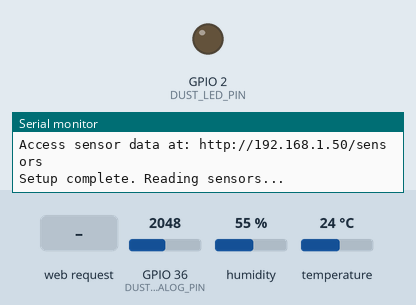
A sketch run on a simulated ESP32. Parts: output pins drawn as LEDs (lit = HIGH), the last lines printed to the serial monitor. The inputs (shaded band) are chosen by the test bench; at power-on: GPIO 36 (DUST_ANALOG_PIN) = 2048, humidity 55 %, temperature 24 °C. WiFi joins after 1.5 s; servers stay silent unless stated.

Above: at 2.7 s.
2.8 s: HTTP request GET /sensors received
At 5.7 s:
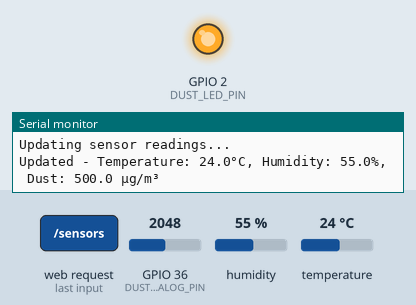
Timing chart, 0 to 7.2 s (numbered marks = the images above; inputs shaded):
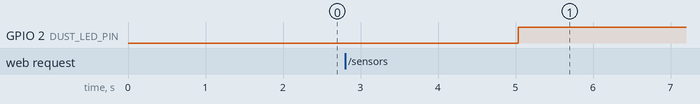

The sketch:

esp32_sensor_client.ino
```cpp
/*
 * ESP32 Sensor Server for AVARIS Environmental Monitor
 * Acts as HTTP server exposing sensor data via REST API
 * Backend polls this ESP32 for sensor readings instead of ESP32 pushing data
 *
 * Hardware Requirements:
 * - ESP32 Development Board
 * - DHT22 (Temperature & Humidity sensor)
 * - GP2Y1010AU0F (Dust sensor) or similar
 * - 220uF capacitor and 150 ohm resistor for dust sensor
 *
 * Pin Connections:
 * - DHT22: Data pin to GPIO 4
 * - Dust Sensor: LED pin to GPIO 2, Analog out to GPIO 36
 *
 * Endpoints:
 * - GET /sensors -> Returns latest sensor readings in JSON format
 */

#include <WiFi.h>
#include <WebServer.h>
#include <ArduinoJson.h>
#include <DHT.h>

// WiFi Configuration
const char* ssid = "YOUR_WIFI_SSID";
const char* password = "YOUR_WIFI_PASSWORD";

// Web Server Configuration
WebServer server(80);  // HTTP server on port 80

// Sensor Configuration
#define DHT_PIN 4
#define DHT_TYPE DHT22
#define DUST_LED_PIN 2
#define DUST_ANALOG_PIN 36

// Timing Configuration
const unsigned long SENSOR_UPDATE_INTERVAL = 5000;  // Update sensor readings every 5 seconds
const unsigned long WIFI_TIMEOUT = 10000;           // 10 seconds WiFi connection timeout

// Initialize sensors
DHT dht(DHT_PIN, DHT_TYPE);

// Global variables for latest sensor readings
struct SensorData {
  float temperature;
  float humidity;
  float dust;
  unsigned long lastUpdate;
  bool valid;
} latestSensorData = {0, 0, 0, 0, false};

void setup() {
  Serial.begin(115200);
  Serial.println("AVARIS ESP32 Sensor Server Starting...");

  // Initialize sensor pins
  pinMode(DUST_LED_PIN, OUTPUT);
  digitalWrite(DUST_LED_PIN, LOW);
  pinMode(LED_BUILTIN, OUTPUT);

  // Initialize DHT sensor
  dht.begin();

  // Connect to WiFi
  connectToWiFi();

  // Setup web server routes
  setupWebServer();

  // Start the server
  server.begin();
  Serial.println("HTTP server started");
  Serial.printf("Access sensor data at: http://%s/sensors\n", WiFi.localIP().toString().c_str());

  Serial.println("Setup complete. Reading sensors...");
}

void loop() {
  // Handle web server requests
  server.handleClient();

  // Check WiFi connection
  if (WiFi.status() != WL_CONNECTED) {
    Serial.println("WiFi disconnected. Attempting to reconnect...");
    connectToWiFi();
  }

  // Update sensor readings at specified interval
  if (millis() - latestSensorData.lastUpdate >= SENSOR_UPDATE_INTERVAL) {
    updateSensorReadings();
  }

  delay(100);  // Small delay to prevent excessive CPU usage
}

void connectToWiFi() {
  Serial.print("Connecting to WiFi: ");
  Serial.println(ssid);

  WiFi.begin(ssid, password);

  unsigned long startTime = millis();
  while (WiFi.status() != WL_CONNECTED && millis() - startTime < WIFI_TIMEOUT) {
    delay(500);
    Serial.print(".");
  }

  if (WiFi.status() == WL_CONNECTED) {
    Serial.println();
    Serial.println("WiFi connected successfully!");
    Serial.print("IP address: ");
    Serial.println(WiFi.localIP());
  } else {
    Serial.println();
    Serial.println("WiFi connection failed!");
  }
}

void setupWebServer() {
  // Handle /sensors endpoint
  server.on("/sensors", HTTP_GET, handleSensorsRequest);

  // Handle root endpoint for basic info
  server.on("/", HTTP_GET, handleRootRequest);

  // Handle 404 errors
  server.onNotFound(handleNotFound);
}

void handleSensorsRequest() {
  Serial.println("Received /sensors request");

  // Create JSON response
  StaticJsonDocument<200> doc;

  if (latestSensorData.valid) {
    doc["temperature"] = latestSensorData.temperature;
    doc["humidity"] = latestSensorData.humidity;
    doc["dust"] = latestSensorData.dust;
    doc["timestamp"] = latestSensorData.lastUpdate;
    doc["status"] = "ok";
  } else {
    doc["temperature"] = 0;
    doc["humidity"] = 0;
    doc["dust"] = 0;
    doc["timestamp"] = 0;
    doc["status"] = "no_data";
  }

  String jsonString;
  serializeJson(doc, jsonString);

  // Send response with CORS headers
  server.sendHeader("Access-Control-Allow-Origin", "*");
  server.sendHeader("Access-Control-Allow-Methods", "GET");
  server.sendHeader("Access-Control-Allow-Headers", "Content-Type");
  server.send(200, "application/json", jsonString);

  Serial.println("Sent sensor data: " + jsonString);
}

void handleRootRequest() {
  String html = "<html><body>";
  html += "<h1>AVARIS ESP32 Sensor Server</h1>";
  html += "<p>Status: " + String(WiFi.status() == WL_CONNECTED ? "Connected" : "Disconnected") + "</p>";
  html += "<p>IP: " + WiFi.localIP().toString() + "</p>";
  html += "<p><a href='/sensors'>View Sensor Data (JSON)</a></p>";
  html += "</body></html>";

  server.send(200, "text/html", html);
}

void handleNotFound() {
  server.send(404, "text/plain", "Endpoint not found. Available: / and /sensors");
}

void updateSensorReadings() {
  Serial.println("Updating sensor readings...");

  // Read temperature and humidity from DHT22
  float temperature = dht.readTemperature();
  float humidity = dht.readHumidity();

  // Read dust level
  float dustDensity = readDustSensor();

  // Validate readings
  if (isnan(temperature) || isnan(humidity)) {
    Serial.println("Failed to read from DHT sensor!");
    latestSensorData.valid = false;
    return;
  }

  // Update global sensor data
  latestSensorData.temperature = temperature;
  latestSensorData.humidity = humidity;
  latestSensorData.dust = dustDensity;
  latestSensorData.lastUpdate = millis();
  latestSensorData.valid = true;

  // Print readings to serial
  Serial.printf("Updated - Temperature: %.1f°C, Humidity: %.1f%%, Dust: %.1f µg/m³\n",
                temperature, humidity, dustDensity);
}

float readDustSensor() {
  // GP2Y1010AU0F dust sensor reading
  // This sensor requires precise timing for LED control

  float voMeasured = 0;
  float calcVoltage = 0;
  float dustDensity = 0;

  // Take multiple samples for accuracy
  const int samples = 10;
  float totalVoltage = 0;

  for (int i = 0; i < samples; i++) {
    digitalWrite(DUST_LED_PIN, LOW);  // Turn on LED
    delayMicroseconds(280);           // Wait 0.28ms

    voMeasured = analogRead(DUST_ANALOG_PIN);  // Read analog value

    delayMicroseconds(40);            // Wait 0.04ms
    digitalWrite(DUST_LED_PIN, HIGH); // Turn off LED
    delayMicroseconds(9680);          // Wait 9.68ms (total cycle = 10ms)

    // Convert to voltage (ESP32 ADC: 0-4095 = 0-3.3V)
    calcVoltage = voMeasured * (3.3 / 4095.0);
    totalVoltage += calcVoltage;

    delay(10);  // Small delay between samples
  }

  // Average the samples
  calcVoltage = totalVoltage / samples;

  // Convert voltage to dust density (µg/m³)
  // Formula based on GP2Y1010AU0F datasheet
  if (calcVoltage >= 0.6) {
    dustDensity = (calcVoltage - 0.6) * 500;  // Approximate conversion
  } else {
    dustDensity = 0;
  }

  // Limit to reasonable range
  if (dustDensity > 500) dustDensity = 500;
  if (dustDensity < 0) dustDensity = 0;

  return dustDensity;
}
```
